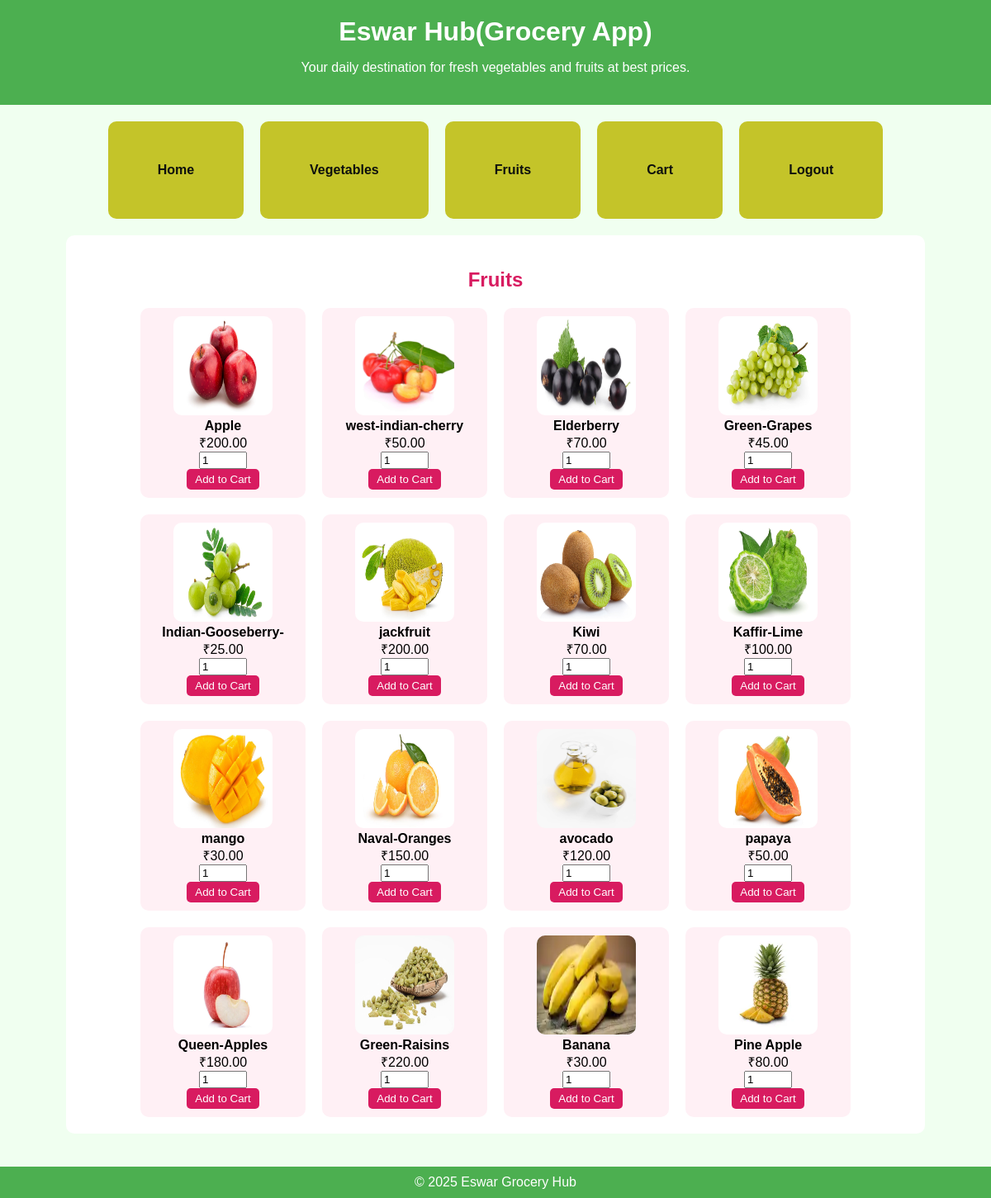
The page /fruits/ (signed in) on the database its author committed.
### store/models.py (models this page shows)
class Product(models.Model):
    CATEGORY_CHOICES = [('vegetable', 'Vegetable'), ('fruit', 'Fruit')]
    name = models.CharField(max_length=100)
    price = models.DecimalField(max_digits=6, decimal_places=2)
    category = models.CharField(max_length=20, choices=CATEGORY_CHOICES)
    image = models.ImageField(upload_to='product_images/', default='product_images/default.jpg')

### store/views.py (the view)
# urls.py: path('fruits/', views.fruits, name='fruits'),
@login_required
def fruits(request):
    items = Product.objects.filter(category='fruit')
    bank = Bank.objects.get(user=request.user)
    return render(request, 'store/fruits.html', {'items': items, 'balance': bank.balance})

### store/templates/store/fruits.html (shortened to what this page needs)
{% extends 'store/base.html' %}
{% block content %}
<div class="container">
    <h2 style="text-align:center; color:#d81b60;">Fruits</h2>
    <div style="display:flex; flex-wrap:wrap; gap:20px; justify-content:center;">
        {% for item in items %}
        <div style="background:#fff0f5; padding:10px; border-radius:10px; width:180px; text-align:center;">
            <img src="{{ item.image.url }}" style="width:120px; height:120px; border-radius:10px;"><br>
            <b>{{ item.name }}</b><br>₹{{ item.price }}<br>
            <form method="POST" action="{% url 'add_to_cart' item.id %}">
                <input type="number" name="quantity" value="1" min="1" style="width:50px;"><br>
                <button type="submit" style="background:#d81b60; color:white; border:none; padding:5px 10px; border-radius:5px;">Add to Cart</button>
            </form>
        </div>
        {% endfor %}
    </div>
</div>
{% endblock %}

### store/templates/store/base.html (style rules this page uses)
body { font-family: Arial; margin:0; background:#f0fff0; }
.container { max-width: 1000px; margin: auto; background: white; padding: 20px; border-radius: 10px; }

### rows shown on the page
Product: image (picture), name "Apple", price "200.00"
Product: image (picture), name "west-indian-cherry", price "50.00"
Product: image (picture), name "Elderberry", price "70.00"
Product: image (picture), name "Green-Grapes", price "45.00"
Product: image (picture), name "Indian-Gooseberry-", price "25.00"
Product: image (picture), name "jackfruit", price "200.00"
Product: image (picture), name "Kiwi", price "70.00"
Product: image (picture), name "Kaffir-Lime", price "100.00"
Product: image (picture), name "mango", price "30.00"
Product: image (picture), name "Naval-Oranges", price "150.00"
Product: image (picture), name "avocado", price "120.00"
Product: image (picture), name "papaya", price "50.00"
Product: image (picture), name "Queen-Apples", price "180.00"
Product: image (picture), name "Green-Raisins", price "220.00"
Product: image (picture), name "Banana", price "30.00"
Product: image (picture), name "Pine Apple", price "80.00"
